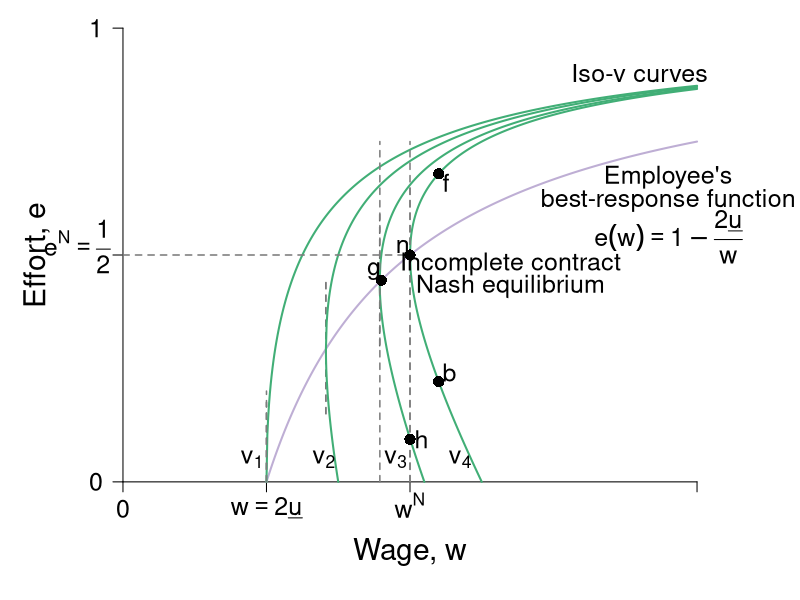

R code for this plot:
require(shape)
pdf(file = "employment/employment_brf_pc_rightpanelv2.pdf", width = 9, height = 7)

#Set parameters for graphics
axislabelsize <- 1.8
labelsize <- 1.5
namesize <- 1.8
annotatesize <- 1.5
graphlinewidth <- 2
segmentlinewidth <- 1.5

#The equation is below when v = 0. See Wolfram Alpha output. 
COL <- c("#7fc97f", "#beaed4", "#fdc086", "#ffff99", "#386cb0", "#f0027f", "#bf5b17", "#666666")
COLA <- c("#e0f3db", "#99d8c9","#66c2a4","#41ae76", "#238b45", "#005824")
COLB <- c("#c6dbef", "#4eb3d3", "#2b8cbe", "#0868ac","#084081")
COLC <- c("#fcfbfd", "#efedf5", "#dadaeb", "#bcbddc", "#9e9ac8", "#807dba", "#6a51a3", "#54278f", "#3f007d")
grays <- gray.colors(25, start = 1, end = 0)

#The equation is below when v = 0. See Wolfram Alpha output. 
isov <- function(p, delta = 5) {
  (p - delta)/p
}

isovhigh1 <- function(p, delta = 5, v = 5){
  (sqrt(p^2 - 4 * delta * v) - p + 2*v)/( 2 * v )
}

isovlow1 <- function(p, delta = 5, v = 5){
  (-sqrt(p^2 - 4 * delta * v) - p + 2*v)/( 2 * v )
}

isovhigh2 <- function(p, delta = 5, v = 10){
  (sqrt(p^2 - 4 * delta * v) - p + 2*v)/( 2 * v )
}

isovlow2 <- function(p, delta = 5, v = 10){
  (-sqrt(p^2 - 4 * delta * v) - p + 2*v)/( 2 * v )
}

isovhigh3 <- function(p, delta = 5, v = 15){
  (sqrt(p^2 - 4 * delta * v) - p + 2*v)/( 2 * v )
}

isovlow3 <- function(p, delta = 5, v = 15){
  (-sqrt(p^2 - 4 * delta * v) - p + 2*v)/( 2 * v )
}

isovhigh4 <- function(p, delta = 5, v = 15){
  (sqrt(p^2 - 4 * delta * v) - p + 2*v)/( 2 * v )
}

isovlow4 <- function(p, delta = 5, v = 15){
  (-sqrt(p^2 - 4 * delta * v) - p + 2*v)/( 2 * v )
}

brfFn <- function(w, delta = 5) {
  1 - (2*delta) /w
}

#This is evaluated for p = 12; q = 12/(8*sqrt(12^2 - 4*delta1*v1)) - 1/8 for the slope
#At p = 12; q = (-sqrt(12^2 - 4*v1*delta1) - 12 + 2*v1)/(2*v1) = 0.799
tangencyLine <- function(p){
  (p*(0.05))
}



COL <- c("#7fc97f", "#beaed4", "#fdc086", "#ffff99", "#386cb0", "#f0027f", "#bf5b17", "#666666")
COLA <- c("#e0f3db", "#99d8c9","#66c2a4","#41ae76", "#238b45", "#005824")
COLB <- c("#c6dbef", "#4eb3d3", "#2b8cbe", "#0868ac","#084081")
COLC <- c("#fcfbfd", "#efedf5", "#dadaeb", "#bcbddc", "#9e9ac8", "#807dba", "#6a51a3", "#54278f", "#3f007d")
grays <- gray.colors(25, start = 1, end = 0)
par(mar =  c(5, 5, .5, 4))

xlims <- c(0, 40)
ylims <- c(0, 1)

plot(0, 0, xlim = xlims, ylim = ylims, type = "n",
     xlab = "",
     ylab = "",
     xaxt = "n", yaxt = "n", cex.lab = axislabelsize, bty = "n")

#Customize ticks and labels for the plot
#ticksy <- c(0, brfFn(p = 18.4), 0.5, 1)
ticksy <- c(0, NA, 0.5, 1)
#ylabels <- c(0, expression(paste(frac(1,2))), 1)
ylabels <- c(0, NA, NA, 1)
ticksx <- c(0, 10, NA, 20, 40)
#xlabels <- c(0, expression(paste(w == 2*underline(u))), expression(paste(w^g)), expression(paste(w^N)) , NA)
xlabels <- c(0, expression(paste(w == 2*underline(u))), NA, expression(paste(w^N)) , NA)
axis(1, at = ticksx, pos = 0, labels = xlabels, cex.axis = labelsize)
axis(2, at = ticksy, pos = 0, labels = ylabels, las = 1,cex.axis = labelsize)

#y-axis and x-axis labels
mtext(expression(paste("Wage, ", w)), side=1, line = 2.5, cex = axislabelsize)
text(-6, ylims[2] - 0.5*(ylims[2] - ylims[1]), expression(paste("Effort, ", e)), xpd = TRUE, cex = axislabelsize, srt = 90) 

npts <- 500 
npts2 <- 501
#Specify the sequences of points for graphing. 
xx0 <- seq(5, xlims[2], length.out = npts)
xx1 <- seq(10, xlims[2], length.out = npts)
xx2 <- seq(xlims[1], 15, length.out = npts)
xx3 <- seq(10, xlims[2], length.out = npts2)
xx4 <- seq(xlims[1], 10, length.out = npts2)
#For below, I solved sqrt(p^2 - 200) - p + 200/p = 0, getting p = 10*sqrt(2) = 14.14214
xx5 <- seq(14.14214, xlims[2], length.out = npts2)
xx6 <- seq(14.14214, 15, length.out = npts2)

xx7 <- seq(17.889, xlims[2], length.out = npts2)
xx8 <- seq(17.889, 21, length.out = npts2)

xx9 <- seq(20, xlims[2], length.out = npts2)
xx10 <- seq(xlims[1], 25, length.out = npts2)

#Lines for the coordinates of the Nash equilbrium
segments(10, 0, 10, 0.175, lty = 2, col = grays[22], lwd = segmentlinewidth)
segments(20, 0, 20, 0.6545, lty = 2, col = grays[20], lwd = segmentlinewidth)
#segments(0, 0.5, 20, 0.5, lty = 2, col = grays[20], lwd = segmentlinewidth)
segments(14.14214, 0.15, 14.14214, 0.45, lty = 2, col = grays[22], lwd = segmentlinewidth)
segments(17.889, 0.3, 17.889, 0.6, lty = 2, col = grays[22], lwd = segmentlinewidth)

#Draw the lines for the graphs
#lines(xx0, isov(xx0, delta = 5), col = COLA[4], lwd = graphlinewidth)
lines(xx1, brfFn(xx1), col = COL[2], lwd = graphlinewidth)
#lines(xx2, tangencyLine(xx2), col = "darkgrey", lwd = segmentlinewidth, lty = 2)
lines(xx3, isovhigh1(xx3, v = 5, delta = 5), col = COLA[4], lwd = graphlinewidth)
lines(xx4, isovlow1(xx4, v = 5, delta = 5), col = COLA[4], lwd = graphlinewidth)
lines(xx5, isovhigh2(xx5, v = 10, delta = 5), col = COLA[4], lwd = graphlinewidth)
lines(xx6, isovlow2(xx6, v = 10, delta = 5), col = COLA[4], lwd = graphlinewidth)
lines(xx7, isovhigh3(xx7, v = 16, delta = 5), col = COLA[4], lwd = graphlinewidth)
lines(xx8, isovlow3(xx8, v = 16, delta = 5), col = COLA[4], lwd = graphlinewidth)
lines(xx9, isovhigh4(xx9, v = 20, delta = 5), col = COLA[4], lwd = graphlinewidth)
lines(xx10, isovlow4(xx10, v = 20, delta = 5), col = COLA[4], lwd = graphlinewidth)

#Arrows and slope of iso-v label
#Arrows(29, 0.15, 24, 0.15,  col = "black", lty = 1, lwd = 2, arr.type = "triangle")
#text(32, 0.2, expression(paste("Slope of iso-v")), cex = annotatesize)
#text(32.3, 0.15, expression(paste(" = -mrs ")), cex = annotatesize)
#text(32, 0.06, expression(paste(" = " -frac(v[p], v[q]))), cex = annotatesize)

#Add a point for the NE
points(20, 0.5, pch = 16, col = "black", cex = 1.5)


#y-axis tick label
#text(-4.5,brfFn(w = 18.4), expression(paste(e^g)), xpd = TRUE, cex = labelsize) 
text(-3.2,0.52, expression(paste(e^N == frac(1,2))), xpd = TRUE, cex = labelsize) 

#Annotation of the three graphs and the NE
# text(3.4, 0.05, expression(paste(v[0] == z)), cex = annotatesize)
text(9.0, 0.05, expression(paste(v[1])), cex = annotatesize)
text(14, 0.05, expression(paste(v[2])), cex = annotatesize)
text(19, 0.05, expression(paste(v[3])), cex = annotatesize)
text(23.5, 0.05, expression(paste(v[4])), cex = annotatesize)
#text(21, 0.48, expression(paste("n")), cex = annotatesize)
#text(33, 0.58, expression(paste("Best-response function")), cex = annotatesize)
text(36, 0.9, expression(paste("Iso-v curves")), cex = annotatesize)
text(38, 0.67, expression(paste("Employee's")),cex = labelsize,xpd = TRUE)
text(38, 0.62, expression(paste("best-response function")),cex = labelsize,xpd = TRUE)
text(38, 0.54, expression(paste(e(w) == 1 - frac(2*underline(u),w))),cex = labelsize,xpd = TRUE)

#Lines for the coordinates of the Nash equilbrium
#segments(5, 0, 5, 1, lty = 2, col = "darkgray", lwd = 3)
segments(10, 0, 10, 0.2, lty = 2, col = grays[20], lwd = segmentlinewidth)
segments(20, 0, 20, 0.75, lty = 2, col = grays[20], lwd = segmentlinewidth)
segments(0, 0.5, 20, 0.5, lty = 2, col = grays[20], lwd = segmentlinewidth)
#segments(14.14214, 0.15, 14.14214, 0.45, lty = 2, col = "darkgray", lwd = 3)
text(19.5, 0.52, expression(n), cex = labelsize)
text(27, 0.48, expression(paste("Incomplete contract")), cex = labelsize)
text(27, 0.43, expression(paste("Nash equilibrium")), cex = labelsize)


#Arrows and slope of iso-v label
#Arrows(29, 0.15, 24, 0.15,  col = "black", lty = 1, lwd = 2, arr.type = "triangle")
#text(32, 0.2, expression(paste("Slope of iso-v")), cex = labelsize)
#text(32.3, 0.15, expression(paste(phantom() == "-mrs ")), cex = labelsize)
#text(32, 0.08, expression(paste(phantom() == -frac(v[w], v[e]))),cex = labelsize)



#Add a point for the NE
points(20, 0.5, pch = 16, col = "black", cex = 1.5)

segments(17.9, 0, 17.9, 0.75, lty = 2, col = grays[20], lwd = segmentlinewidth)
#segments(0, brfFn(w = 18), 18.4, brfFn(w = 18), lty = 2, col = grays[20], lwd = segmentlinewidth)
points(18, brfFn(w= 18), pch = 16, col = "black", cex = 1.5)
text(17.5, brfFn(18) + 0.02, expression(g), cex = labelsize)



#Add a point for h
#Figure out q for p = 14.14214: q = 1 - 2delta/p = 1 - (2*5)/14.14214 =  0.2928934
points(20, 0.0939422, pch = 16, col = "black", cex = 1.5)
text(20.8, 0.0939422, expression(h), cex = labelsize)

points(22, isovhigh3(22, v = 20, delta = 5), pch = 16, col = "black", cex = 1.5)
text(22 + 0.5, isovhigh3(22, v = 20, delta = 5) - 0.02, expression(f),cex = labelsize)
points(22, isovlow3(22, v = 20, delta = 5), pch = 16, col = "black", cex = 1.5)
text(22 + 0.75, isovlow3(22, v = 20, delta = 5) + 0.02, expression(b),cex = labelsize)


dev.off()
